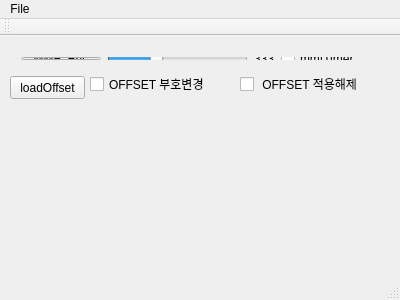
<?xml version="1.0" encoding="UTF-8"?>
<ui version="4.0">
 <class>MainWindow</class>
 <widget class="QMainWindow" name="MainWindow">
  <property name="geometry">
   <rect>
    <x>0</x>
    <y>0</y>
    <width>400</width>
    <height>300</height>
   </rect>
  </property>
  <property name="windowTitle">
   <string>MainWindow</string>
  </property>
  <widget class="QWidget" name="centralWidget">
   <widget class="QWidget" name="layoutWidget">
    <property name="geometry">
     <rect>
      <x>10</x>
      <y>10</y>
      <width>361</width>
      <height>25</height>
     </rect>
    </property>
    <layout class="QHBoxLayout" name="horizontalLayout">
     <item>
      <widget class="QPushButton" name="btn_mmf">
       <property name="text">
        <string>MMF_Enc</string>
       </property>
      </widget>
     </item>
     <item>
      <widget class="QSlider" name="tbr_delay">
       <property name="minimum">
        <number>1</number>
       </property>
       <property name="maximum">
        <number>999</number>
       </property>
       <property name="value">
        <number>333</number>
       </property>
       <property name="orientation">
        <enum>Qt::Horizontal</enum>
       </property>
      </widget>
     </item>
     <item>
      <widget class="QLabel" name="edit_delay">
       <property name="text">
        <string>333</string>
       </property>
      </widget>
     </item>
     <item>
      <widget class="QCheckBox" name="timer_readEnc">
       <property name="text">
        <string>mmfTimer</string>
       </property>
      </widget>
     </item>
    </layout>
   </widget>
   <widget class="QPushButton" name="btn_load">
    <property name="geometry">
     <rect>
      <x>10</x>
      <y>40</y>
      <width>75</width>
      <height>23</height>
     </rect>
    </property>
    <property name="text">
     <string>loadOffset</string>
    </property>
   </widget>
   <widget class="QCheckBox" name="cb_offset">
    <property name="geometry">
     <rect>
      <x>90</x>
      <y>40</y>
      <width>141</width>
      <height>16</height>
     </rect>
    </property>
    <property name="text">
     <string>OFFSET 부호변경</string>
    </property>
   </widget>
   <widget class="QCheckBox" name="cb_releaseOffset">
    <property name="geometry">
     <rect>
      <x>240</x>
      <y>40</y>
      <width>141</width>
      <height>16</height>
     </rect>
    </property>
    <property name="text">
     <string> OFFSET 적용해제</string>
    </property>
   </widget>
  </widget>
  <widget class="QMenuBar" name="menuBar">
   <property name="geometry">
    <rect>
     <x>0</x>
     <y>0</y>
     <width>400</width>
     <height>21</height>
    </rect>
   </property>
   <widget class="QMenu" name="menuFile">
    <property name="title">
     <string>File</string>
    </property>
    <addaction name="actionQuit"/>
   </widget>
   <addaction name="menuFile"/>
  </widget>
  <widget class="QToolBar" name="mainToolBar">
   <attribute name="toolBarArea">
    <enum>TopToolBarArea</enum>
   </attribute>
   <attribute name="toolBarBreak">
    <bool>false</bool>
   </attribute>
  </widget>
  <widget class="QStatusBar" name="statusBar"/>
  <action name="actionQuit">
   <property name="text">
    <string>Quit</string>
   </property>
   <property name="shortcut">
    <string>Ctrl+Q</string>
   </property>
  </action>
 </widget>
 <layoutdefault spacing="6" margin="11"/>
 <resources/>
 <connections/>
</ui>
